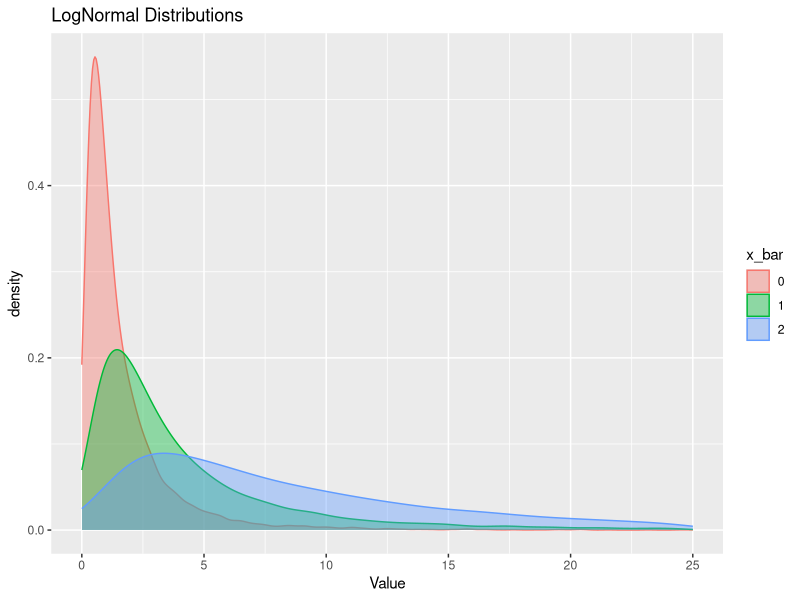
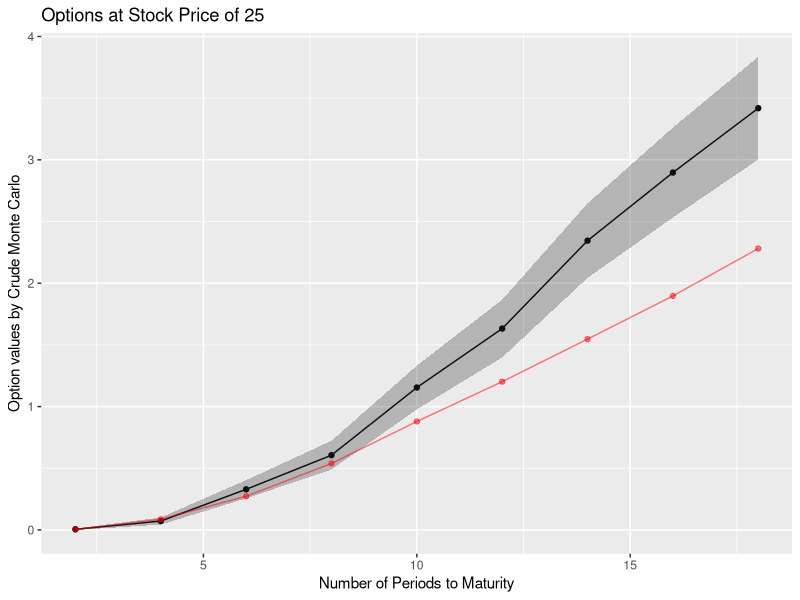
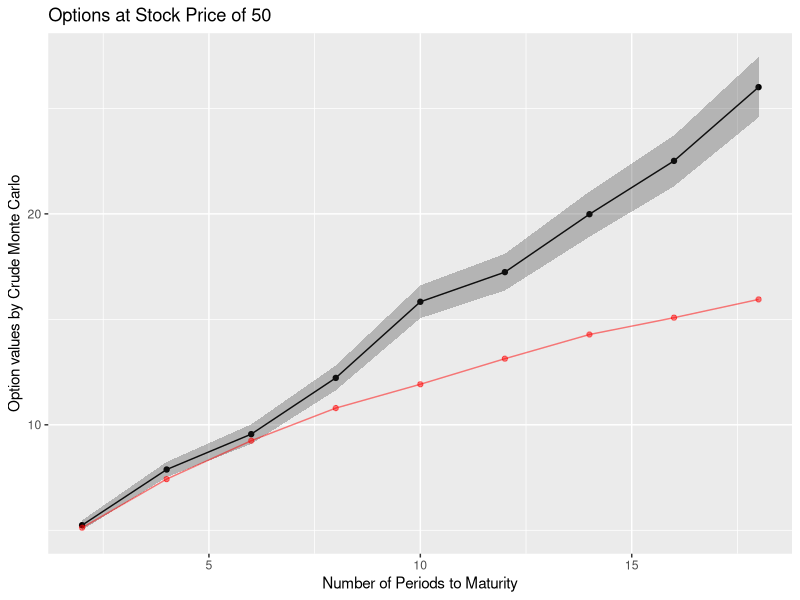
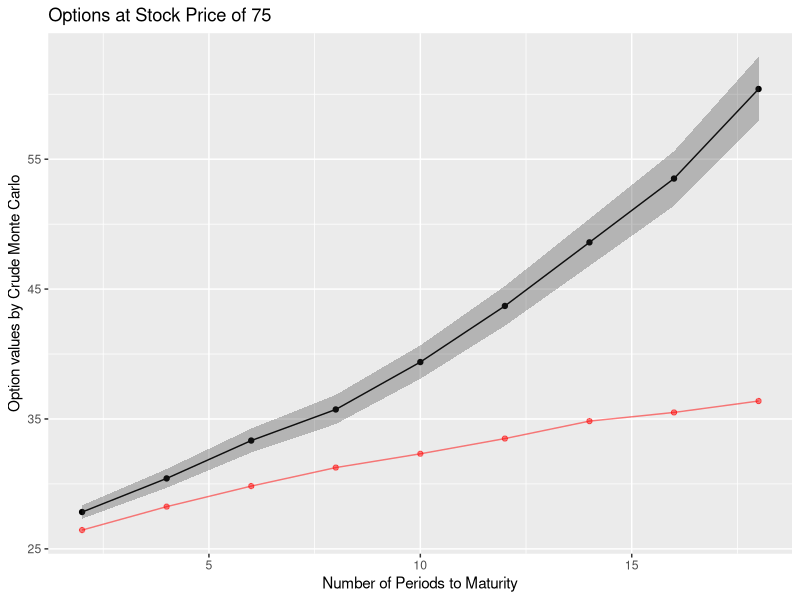

Recreate these plots in R, in order.
## ---- chunk 1
knitr::opts_chunk$set(echo = FALSE)
set.seed(400)
library(tidyr)
library(tidyverse)
library(rmarkdown)
library(ggplot2)
library(dbplyr)
library(knitr)
## ---- chunk 2
sample1 <- rlnorm(n=1e4, mean=0, sd=1)
sample2 <- rlnorm(n=1e4, mean=1, sd=1)
sample3 <- rlnorm(n=1e4, mean=2, sd=1)
lognorms <- data.frame(Value = c(sample1, sample2, sample3), x_bar = factor(c(rep(0, length(sample1)), rep(1, length(sample2)), rep(2, length(sample3)))))
ggplot(data = lognorms, aes(x = Value, group = x_bar, fill = x_bar, color = x_bar)) +
  geom_density(adjust = 1.5, alpha = .4) + scale_x_continuous(limits =c(0, 25)) + ggtitle("LogNormal Distributions")
## ---- chunk 3
trials = 5000
periods_to_maturity = c(2,4,6,8,10,12,14,16,18,20)
stock_prices = c(25, 50, 75)
stockExerciseRatio = c(0.5, 1, 1.25)
E = 50
r = 0.015
sigma_squared = 0.025 
dividend = 0.25

#chosen from October 2021, but others can be chosen to try to match historical data
yield_points = c(.09,.1,.11,.16,.36)

inflation_rate = 0.062

#rate to be used to evaluate the present day value of an investment
risk_free_rate = function(inflation_rate, period_to_maturity){
  quarters = c(2,4,8,12,20)
  interpolate_yield_curve = approxfun(x = quarters, y = yield_points)
  return(inflation_rate - interpolate_yield_curve(period_to_maturity))
}


# an individual evaluation of a trial for a single option valuation problem
generate_option_val = function(stock_price, r, period_to_maturity, sigma){
  x_tilda = rnorm(periods_to_maturity, mean = 0, sd = 1)
  for (i in 1:period_to_maturity){
    new_q_price = stock_price * exp((r - (sigma^2)/2) + sigma * x_tilda[i])
    #case where trial needs to be restarted from price at quarter t rather than quarter 1(see p. 329 of Boyle(1977))
    if (new_q_price -  dividend <= 0){
      stock_price = generate_option_val(stock_price, r, period_to_maturity - i + 1, sigma)
      break 
    }
    #case where we need to pay out dividends to evaluate new stock price
    else{
      stock_price = new_q_price - dividend
    }
  }
  future_option_value = max(c(stock_price - E, 0))
  return(future_option_value - risk_free_rate(inflation_rate,period_to_maturity)*future_option_value)
}

#simulation looking at the case of 2 quarters to maturity and a stock price of 25 matching
option_vals = rep(NA, trials)
for (i in 1:trials){
  option_vals[i] = generate_option_val(stock_prices[1], r, periods_to_maturity[1],sqrt(sigma_squared))
}
# print(paste("option value: ",mean(option_vals)))
# print(paste("se of estimate: ",sd(option_vals)/(sqrt(trials))))
## ---- chunk 4
set.seed(400)
trials = 5000
periods_to_maturity = c(2,4,6,8,10,12,14,16,18,20)
stock_prices = c(25, 50, 75)
stockExerciseRatio = c(0.5, 1, 1.5)
E = 50
r = 0.015
sigma = 0.025 
dividend = 0.25

#chosen from October 2021, but others can be chosen to try to match historical data
yield_points = c(.09,.1,.11,.16,.36)
#yield_points = c(.04,.06,.9,.10,.14)
#inflation_rate = .1585
inflation_rate = 0.062

#rate to be used to evaluate the present day value of an investment
risk_free_rate = function(inflation_rate, periods_to_maturity){
  quarters = c(2,4,8,12,20)
  interpolate_yield_curve = approxfun(x = quarters, y = yield_points)
  return(inflation_rate - interpolate_yield_curve(periods_to_maturity))
}


# an individual evaluation of a trial for a single option valuation problem
generate_option_val = function(stock_price, r, periods_to_maturity, sigma){
  x_tilda = rnorm(periods_to_maturity, mean = 0, sd = 1)
  for (i in 1:periods_to_maturity){
    new_q_price = stock_price * exp((r - (sigma^2)/2) + sigma * x_tilda[i])
    #case where trial needs to be restarted from price at quarter t rather than quarter 1(see p. 329 of Boyle(1977))
    if (new_q_price -  dividend <= 0){
      stock_price = generate_option_val(stock_price, r, periods_to_maturity - i + 1, sigma)
      break 
    }
    #case where we need to pay out dividends to evaluate new stock price
    else{
      stock_price = new_q_price - dividend
    }
  }
  future_option_value = max(c(stock_price - E, 0))
  return(future_option_value - risk_free_rate(inflation_rate,periods_to_maturity)*future_option_value)
}

#simulation looking at the case of 2 quarters to maturity and a stock price of 25 matching
option_vals = rep(NA, trials)
newmean = c()
newsd = c()
option_mean_25 = c()
option_sd_25 = c()

## need this to make variable option_vals again but empty so numbers dont add to each other
option_vals = rep(NA, trials)

for (l in 1:9){
  for (i in 1:trials){
    option_vals[i] = generate_option_val(stock_prices[1], r, periods_to_maturity[l],sqrt(sigma))
  }
  option_mean_25 = append(option_mean_25,mean(option_vals))
  newsd = sd(option_vals)/(sqrt(trials))
  option_sd_25 = append(option_sd_25,newsd)
}

## now this is for stock prices at 50

option_vals = rep(NA, trials)
newmean = c()
newsd = c()
option_mean_50 = c()
option_sd_50 = c()
for (l in 1:9){
  for (i in 1:trials){
    option_vals[i] = generate_option_val(stock_prices[2], r, periods_to_maturity[l],sqrt(sigma))
  }
  option_mean_50 = append(option_mean_50,mean(option_vals))
  newsd = sd(option_vals)/(sqrt(trials))
  option_sd_50 = append(option_sd_50,newsd)
}


## now this is for stock prices at 75
option_vals = rep(NA, trials)
newmean = c()
newsd = c()
option_mean_75 = c()
option_sd_75 = c()
for (l in 1:9){
  for (i in 1:trials){
    option_vals[i] = generate_option_val(stock_prices[3], r, periods_to_maturity[l], sqrt(sigma))
  }
  option_mean_75 = append(option_mean_75,mean(option_vals))
  newsd = sd(option_vals)/(sqrt(trials))
  option_sd_75 = append(option_sd_75,newsd)
}

periods_to_maturity =c(2,4,6,8,10,12,14,16,18)

df_25 <- data.frame(Periods_til_maturity = periods_to_maturity, Option_values=option_mean_25, Standard_deviation=option_sd_25, lower_95_CI = option_mean_25 - 2*option_sd_25, upper_95_CI = option_mean_25 + 2*option_sd_25)
df_25 = round(df_25, 4)

df_50 <- data.frame(Periods_til_maturity = periods_to_maturity, Option_values=option_mean_50, Standard_deviation=option_sd_50, lower_95_CI = option_mean_50 - 2*option_sd_50, upper_95_CI = option_mean_50 + 2*option_sd_50)
df_50 = round(df_50, 4)

df_75 <- data.frame(Periods_til_maturity = periods_to_maturity, Option_values=option_mean_75,Standard_deviation=option_sd_75, lower_95_CI = option_mean_75 - 2*option_sd_75, upper_95_CI = option_mean_75 + 2*option_sd_75)
df_75 = round(df_75, 4)

## ---- chunk 5
df_25 %>% kable()

## ---- chunk 6
real_values_25 = c(0.004, 0.087, 0.273, 0.539, 0.879, 1.202, 1.547, 1.897, 2.281)
table1_25 = data.frame(x = periods_to_maturity, y = real_values_25)

real_values_50 = c(5.121, 7.427, 9.247, 10.793, 11.923, 13.135, 14.281, 15.079, 15.945)
table1_50 = data.frame(x = periods_to_maturity, y = real_values_50)

real_values_75 = c(26.445, 28.250, 29.832, 31.257, 32.319, 33.491, 34.835, 35.503, 36.382)
table1_75 = data.frame(x = periods_to_maturity, y = real_values_75)

ggplot() + 
  geom_point(aes(x=Periods_til_maturity, y=Option_values), df_25) + 
  geom_line(aes(x=Periods_til_maturity, y=Option_values), df_25) +
  geom_ribbon(aes(x=Periods_til_maturity, ymin = lower_95_CI, ymax = upper_95_CI), df_25, alpha = 0.3) + 
  geom_point(aes(x = x, y = y), data = table1_25, color = "red", alpha = 0.5) +
  geom_line(aes(x = x, y = y), data = table1_25, color = "red", alpha = 0.5) +
  xlab("Number of Periods to Maturity")+ ylab("Option values by Crude Monte Carlo")+
  ggtitle("Options at Stock Price of 25")

## ---- chunk 7
df_50 %>% kable()

## ---- chunk 8



ggplot(df_50, aes(x=Periods_til_maturity, y=Option_values)) + 
  geom_point() + geom_line()+
  geom_ribbon(aes(ymin = lower_95_CI, ymax = upper_95_CI), alpha = 0.3) + 
  geom_point(aes(x = x, y = y), data = table1_50, color = "red", alpha = 0.5) +
  geom_line(aes(x = x, y = y), data = table1_50, color = "red", alpha = 0.5) +
  xlab("Number of Periods to Maturity")+
  ylab("Option values by Crude Monte Carlo")+
  ggtitle("Options at Stock Price of 50")
## ---- chunk 9
df_75 %>% kable()

## ---- chunk 10



ggplot(df_75, aes(x=Periods_til_maturity, y=Option_values)) + 
  geom_point() + geom_line() +
  geom_ribbon(aes(ymin = lower_95_CI, ymax = upper_95_CI), alpha = 0.3) + 
  geom_point(aes(x = x, y = y), data = table1_75, color = "red", alpha = 0.5) +
  geom_line(aes(x = x, y = y), data = table1_75, color = "red", alpha = 0.5) +
  xlab("Number of Periods to Maturity")+ ylab("Option values by Crude Monte Carlo") +
  ggtitle("Options at Stock Price of 75")
